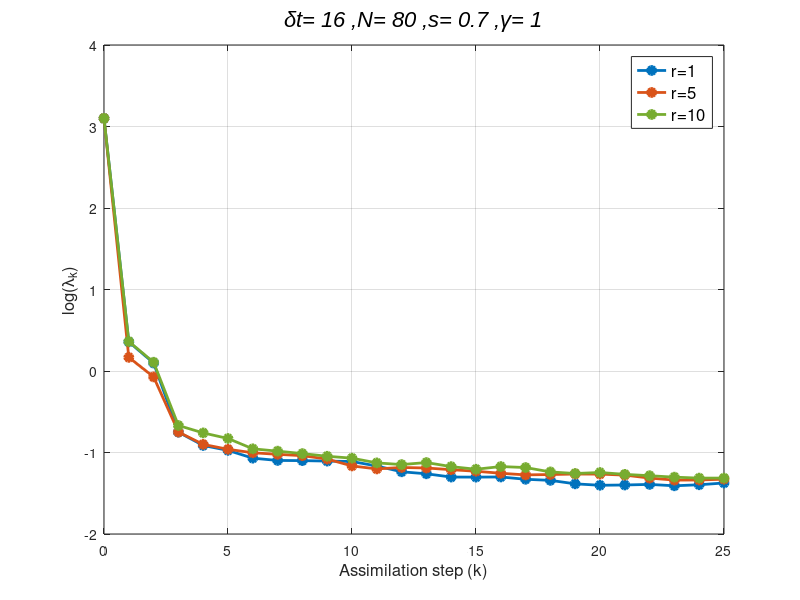
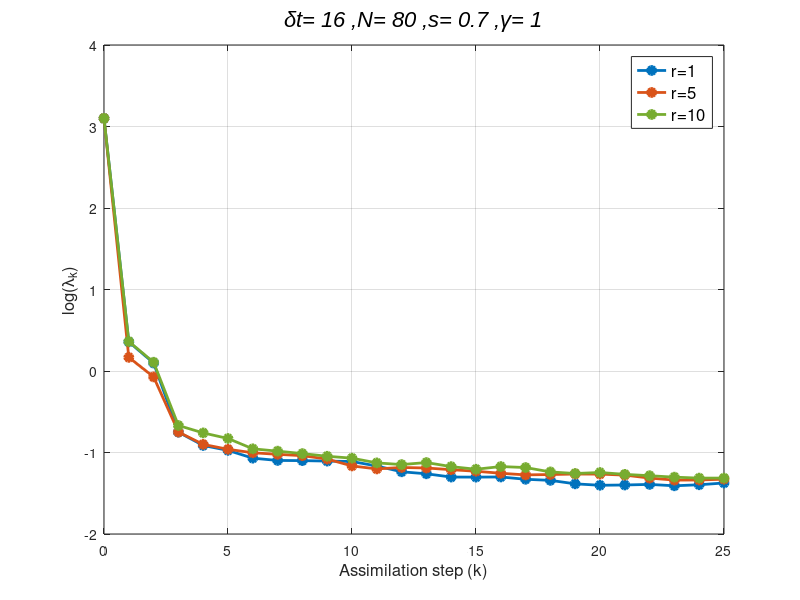
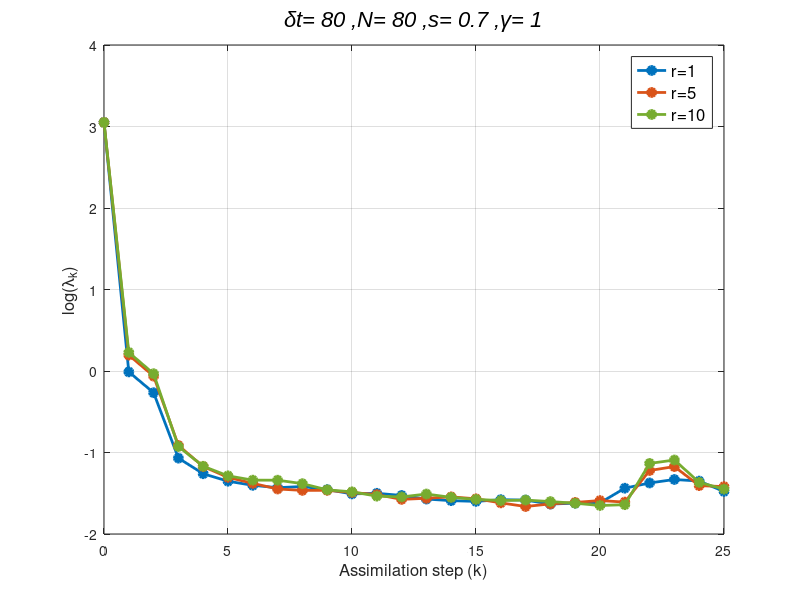
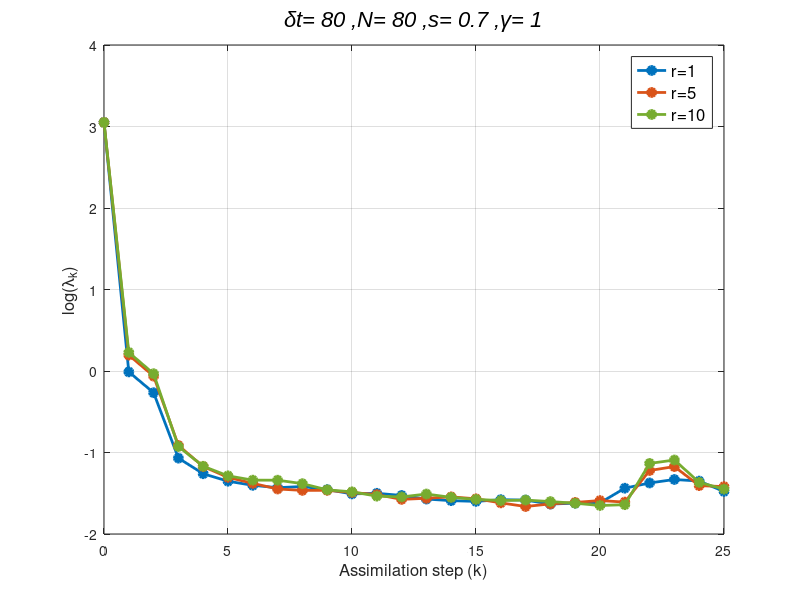

Write MATLAB code to recreate these figures, in order.
load aa
load bb
load cc
load aa1
load bb1
load cc1
load aa2
load bb2
load cc2
%  close all
clc
aa=log10(aa);
bb=log10(bb);
cc=log10(cc);
aa1=log10(aa1);
bb1=log10(bb1);
cc1=log10(cc1);
aa2=log10(aa2);
bb2=log10(bb2);
cc2=log10(cc2);




fig=figure;
plot(0:25,[3.1 aa],'LineWidth',2,'Color',[ 0    0.4470    0.7410],'Marker','o','MarkerFaceColor',[ 0    0.4470    0.7410])
hold on
plot(0:25,[3.1 bb],'LineWidth',2,'Color',[0.8500    0.3250    0.0980 ],'Marker','o','MarkerFaceColor',[0.8500    0.3250    0.0980 ])
plot(0:25,[3.1 cc],'LineWidth',2,'Color',[0.4660    0.6740    0.1880],'Marker','o','MarkerFaceColor',[0.4660    0.6740    0.1880])
axis([0 25 -2 4])
ylabel('log(\lambda_k)','FontSize',12)
xlabel('Assimilation step (k)','FontSize',12)
grid on
legend({'r=1','r=5','r=10'},'FontSize',12)
titulo=['\delta' 't= ' num2str(16) ' ,N= ' num2str(80) ' ,s= ' num2str(0.7) ' ,\gamma= ' num2str(1)   ];
title(titulo,'FontAngle','italic','FontSize',16,'FontName','Arial','FontWeight','Normal','Interpreter','tex')
titulo2=['delta_t=_' num2str(16) '_N=' num2str(80) '_s=_' num2str(0.7) '_gamma=_' num2str(1) '.eps'];
saveas(fig,titulo2)
titulo3=['delta_t=_' num2str(16) '_N=' num2str(80) '_s=_' num2str(0.7) '_gamma=_' num2str(1) '.fig'];
 saveas(fig,titulo3)
rmse(1,1,3,1,1)=mean(aa(2:end));
rmse(1,1,3,2,1)=mean(bb(2:end));
rmse(1,1,3,3,1)=mean(bb(2:end));



fig=figure;
plot(0:25,[3.05 aa2],'LineWidth',2,'Color',[ 0    0.4470    0.7410],'Marker','o','MarkerFaceColor',[ 0    0.4470    0.7410])
hold on
plot(0:25,[3.05 bb2],'LineWidth',2,'Color',[0.8500    0.3250    0.0980 ],'Marker','o','MarkerFaceColor',[0.8500    0.3250    0.0980 ])
plot(0:25,[3.05 cc2],'LineWidth',2,'Color',[0.4660    0.6740    0.1880],'Marker','o','MarkerFaceColor',[0.4660    0.6740    0.1880])
axis([0 25 -2 4])
ylabel('log(\lambda_k)','FontSize',12)
xlabel('Assimilation step (k)','FontSize',12)
grid on
legend({'r=1','r=5','r=10'},'FontSize',12)
titulo=['\delta' 't= ' num2str(80) ' ,N= ' num2str(80) ' ,s= ' num2str(0.7) ' ,\gamma= ' num2str(1)   ];
title(titulo,'FontAngle','italic','FontSize',16, 'FontName','Arial','FontWeight','Normal','Interpreter','tex')
titulo2=['delta_t=_' num2str(80) '_N=' num2str(80) '_s=_' num2str(0.7) '_gamma=_' num2str(1) '.eps'];
saveas(fig,titulo2)
titulo3=['delta_t=_' num2str(80) '_N=' num2str(80) '_s=_' num2str(0.7) '_gamma=_' num2str(1) '.fig'];
 saveas(fig,titulo3)
rmse(1,2,3,1,1)=mean(aa1(2:end));
rmse(1,2,3,2,1)=mean(bb1(2:end));
rmse(1,2,3,3,1)=mean(bb1(2:end));

fig=figure;
plot(0:25,[3.2 aa1],'LineWidth',2,'Color',[ 0    0.4470    0.7410],'Marker','o','MarkerFaceColor',[ 0    0.4470    0.7410])
hold on
plot(0:25,[3.2 bb1],'LineWidth',2,'Color',[0.8500    0.3250    0.0980 ],'Marker','o','MarkerFaceColor',[0.8500    0.3250    0.0980 ])
plot(0:25,[3.2 cc1],'LineWidth',2,'Color',[0.4660    0.6740    0.1880],'Marker','o','MarkerFaceColor',[0.4660    0.6740    0.1880])
axis([0 25 -2 4])
ylabel('log(\lambda_k)','FontSize',12)
xlabel('Assimilation step (k)','FontSize',12)
legend({'r=1','r=5','r=10'},'FontSize',12)
grid on
titulo=['\delta' 't= ' num2str(80) ' ,N= ' num2str(20) ' ,s= ' num2str(0.7) ' ,\gamma= ' num2str(1)   ];
title(titulo,'FontAngle','italic','FontSize',16, 'FontName','Arial','FontWeight','Normal','Interpreter','tex')
titulo2=['delta_t=_' num2str(80) '_N=' num2str(20) '_s=_' num2str(0.7) '_gamma=_' num2str(1) '.eps'];
saveas(fig,titulo2)
titulo3=['delta_t=_' num2str(80) '_N=' num2str(20) '_s=_' num2str(0.7) '_gamma=_' num2str(1) '.fig'];
 saveas(fig,titulo3)

rmse(1,2,1,1,1)=mean(aa2(2:end));
rmse(1,2,1,2,1)=mean(bb2(2:end));
rmse(1,2,1,3,1)=mean(bb2(2:end));